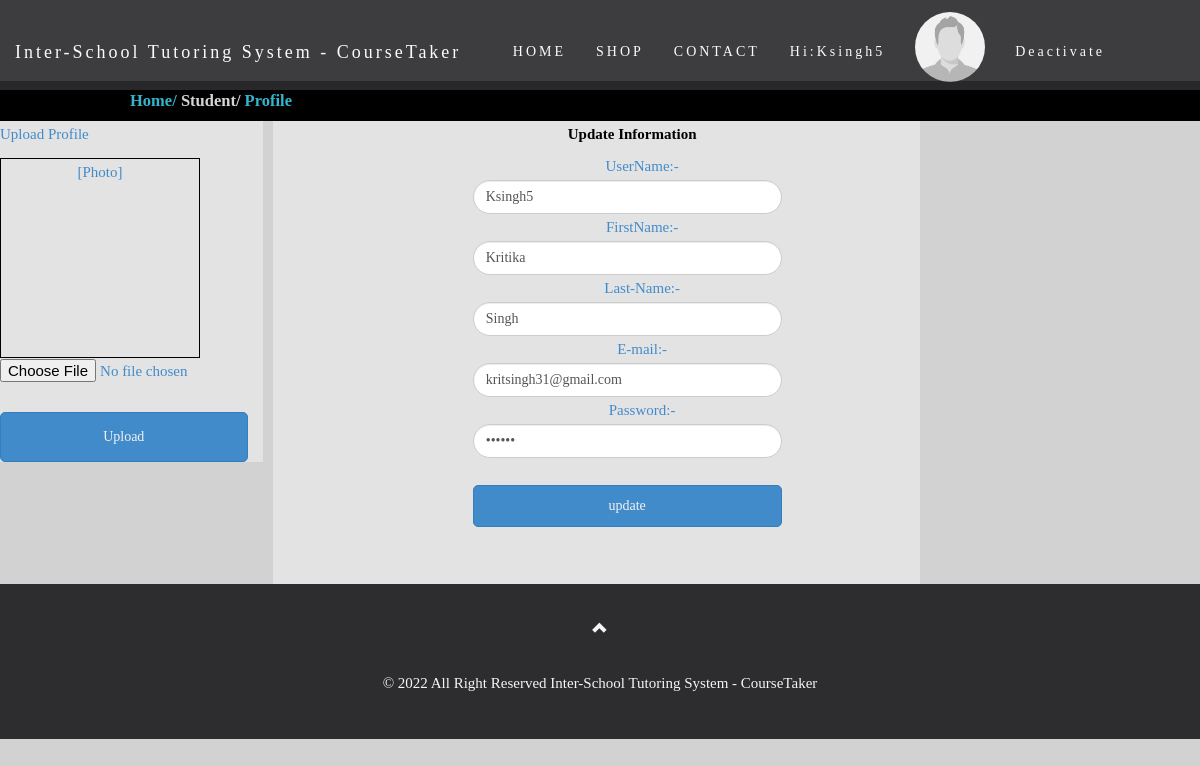
Page /course_taker/men/profile.php?mem_id=17 (signed in) on the committed database.
### tables this page shows
CREATE TABLE `member` (
  `mem_id` int(11) NOT NULL,
  `firstname` varchar(50) NOT NULL,
  `lastname` varchar(50) NOT NULL,
  `username` varchar(30) NOT NULL,
  `email` varchar(25) NOT NULL,
  `password` varchar(12) NOT NULL,
  `profile` varchar(255) NOT NULL,
  `product` varchar(255) NOT NULL
);

### course_taker/db/session.php (called while the page is built, shortened)
<?php
$id_session=$_SESSION['id'];
?>

### course_taker/men/profile.php (the view, shortened to what this page needs)
<?php
include('header.php');
$ID=$_GET['mem_id'];
?>
 <div class="container-fluid" style="width:90%;">
  <div class="row">
    <div class="col-sm-3" style="background-color:#e3e3e3;color:#428bca;">
      <form method="post" action="../uploadp.php" enctype="multipart/form-data">
        <p>Upload Profile</p>
      <div style="">
          <div id = "preview" style = "width:200px; height :200px; border:1px solid #000;">
            <center id = "lbl">[Photo]</center>
          </div>
          <input type = "file" accept="image/*" id = "photo" name = "photo" required="" />
        </div>
        <br/>
        <center><button style="width:100%;height:50px;border-radius: 5px;" class="btn btn-primary" name="submit"> Upload</button></center>
      </form>
    </div>
    <div class="col-sm-7" style="background-color:#e3e3e3;margin-left: 10px;">
      <div id="product-grid">
        <?php
  $query=mysqli_query($conn,"select * from member where mem_id='$ID'")or die(mysqli_error());
$row=mysqli_fetch_array($query);
  ?>
              <form method="post" action="" style="max-width: 50%;margin-left: 30%" >
                <label style="margin-left:10px;color:#000;" >Update Information</label><br>
                 <span style="color: #428bca;text-align: center;margin-left:30px;">UserName:-
                <input type="text" name="username" value="<?php echo $row['username'];?>" style="border-radius: 360px;" class="form-control">
              </span>
              <span style="color: #428bca;text-align: center;margin-left:30px;">FirstName:-
                <input type="text" name="firstname" value="<?php echo $row['firstname'];?>" style="border-radius: 360px;" class="form-control">
              </span>
              <span style="margin-left: 30px;color: #428bca;">Last-Name:-
                <input type="text" name="lastname" value="<?php echo $row['lastname'];?>" style="max-width:;border-radius: 360px;" class="form-control"></span>
                <span style="color: #428bca;text-align: center;margin-left:30px;">E-mail:-
                <input type="text" name="email" value="<?php echo $row['email']; ?>" style="border-radius: 360px;" class="form-control">
              </span>
            <span style="margin-left:30px;color: #428bca;">Password:-<input class="form-control" style="max-width:;border-radius: 360px;" type="password" name="password" value="<?php echo $row['password']; ?>"></span><br>
            <span><input style="width: 100%;border-radius: 5px;" type="submit" name="update" class="btn btn-primary" value="update"></span>
          </form><br>
    </div>
  </div>
</div>
</div>
  <footer class="text-center">
  <a class="up-arrow" href="#myPage" data-toggle="tooltip" title="TO TOP">
    <span class="glyphicon glyphicon-chevron-up"></span>
  </a><br><br>
  <p>© 2022 All Right Reserved Inter-School Tutoring System - CourseTaker</p>
</footer>
 </body>
 </html>

### course_taker/men/header.php (shortened to what this page needs)
<?php require ('../db/session.php'); ?>
<?php require ('../db/config.php'); ?>
<!DOCTYPE html>
<html>
<head>
  <link rel="stylesheet" href="style.css">
  <link rel="stylesheet" href="../bootstrap/css/bootstrap.min.css">
 </head>
  <?php
              $result= mysqli_query($conn,"select *  from member where mem_id='$id_session'") or die (mysqli_error());
              while ($row= mysqli_fetch_array ($result) ){
              ?>
 <body>
 <nav class="navbar navbar-default navbar-fixed-top">
  <div class="container-fluid">
    <div class="navbar-header">
      <a class="navbar-brand" id="font" href="../index2.php" >Inter-School Tutoring System - CourseTaker</a>
    </div>
    <div class="collapse navbar-collapse" id="myNavbar">
      <ul class="nav navbar-nav navbar-right" style="margin-right:80px;">
        <li class="font"><a href="../index2.php">HOME</a></li>
        <li class="font"><a href="#shop">SHOP</a></li>
        <li class="font"><a href="#contact">CONTACT</a></li>
        <li class="font"><a href="logout.php">Hi:<?php echo $row ['username']; ?></a></li>
        <li><a><img src="../profile/<?php echo $row ['profile'];?>" style="width:70px;height: 70px;margin-top: 0px;border-radius: 360px;margin-top: -30px;"></a></li>
       <li class="font"><a href="Deactivate.php">Deactivate</a></li>
      </ul>
    </div>
  </div>
</nav>
<br><br><br>
  <div class="txt-heading" style="text-align:left;color:#d5d5d5;"><a href="../index2.php" style="text-decoration:none;color:#33B6CB;margin-left:120px;">Home/</a> Student/ <a href="mens.php" style="color:#33B6CB;text-decoration: none;">Profile</a></div>
  <?php }?>

### course_taker/men/style.css (style rules this page uses)
body { font-family:comic sans Ms,serif; font: 400 15px/1.8 comic sans Ms,serif; color: #777; font-weight:600px; background-color:#d2d2d2; }
.navbar { font-family:comic sans Ms,serif; height: 90px; margin-bottom: 0; border: 0; font-size: 14px !important; letter-spacing: 3px; opacity: 0.9; }
#font { color: #ffffff !important; }
.font a { color: #ffffff !important; }
.navbar li a, .navbar .navbar-brand { margin-top: 27px; }
.txt-heading { padding: 5px 10px;font-size:1.1em;font-weight:bold;color:#999; }
#product-grid { margin-bottom:30px; max-width:100%;text-align:center; }
.txt-heading { background-color: #000; color:#FFF; }

### course_taker/men/header.php (style rules this page uses)
body { font-family:comic sans Ms,serif; font: 400 15px/1.8 comic sans Ms,serif; color: #777; font-weight:600px; background-color:#d2d2d2; }
.btn { padding: 10px 20px; color: #f1f1f1; border-radius: 0; transition: .2s; }
.navbar { font-family:comic sans Ms,serif; height: 90px; margin-bottom: 0; background-color: #2d2d30; border: 0; font-size: 14px !important; letter-spacing: 3px; opacity: 0.9; }
#font { color: #ffffff !important; }
.font a { color: #ffffff !important; }
.navbar li a, .navbar .navbar-brand { margin-top: 27px; }
footer { background-color: #2d2d30; color: #f5f5f5; padding: 32px; }
footer a { color: #f5f5f5; }
.form-control { border-radius: 0; }

### rows in the picture
member: username "Ksingh5", profile (placeholder picture), firstname "Kritika", lastname "Singh", email "kritsingh31@gmail.com"
